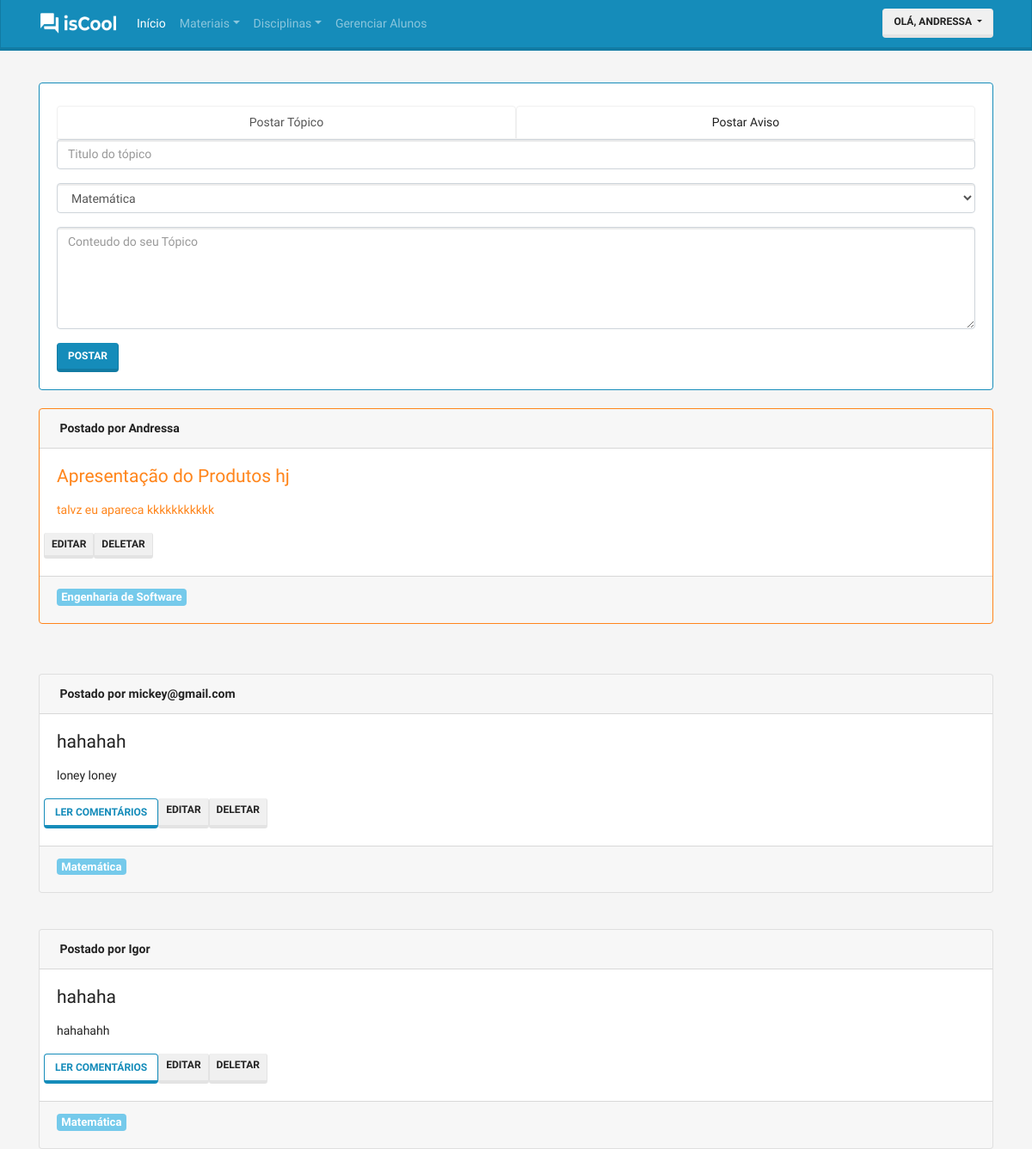
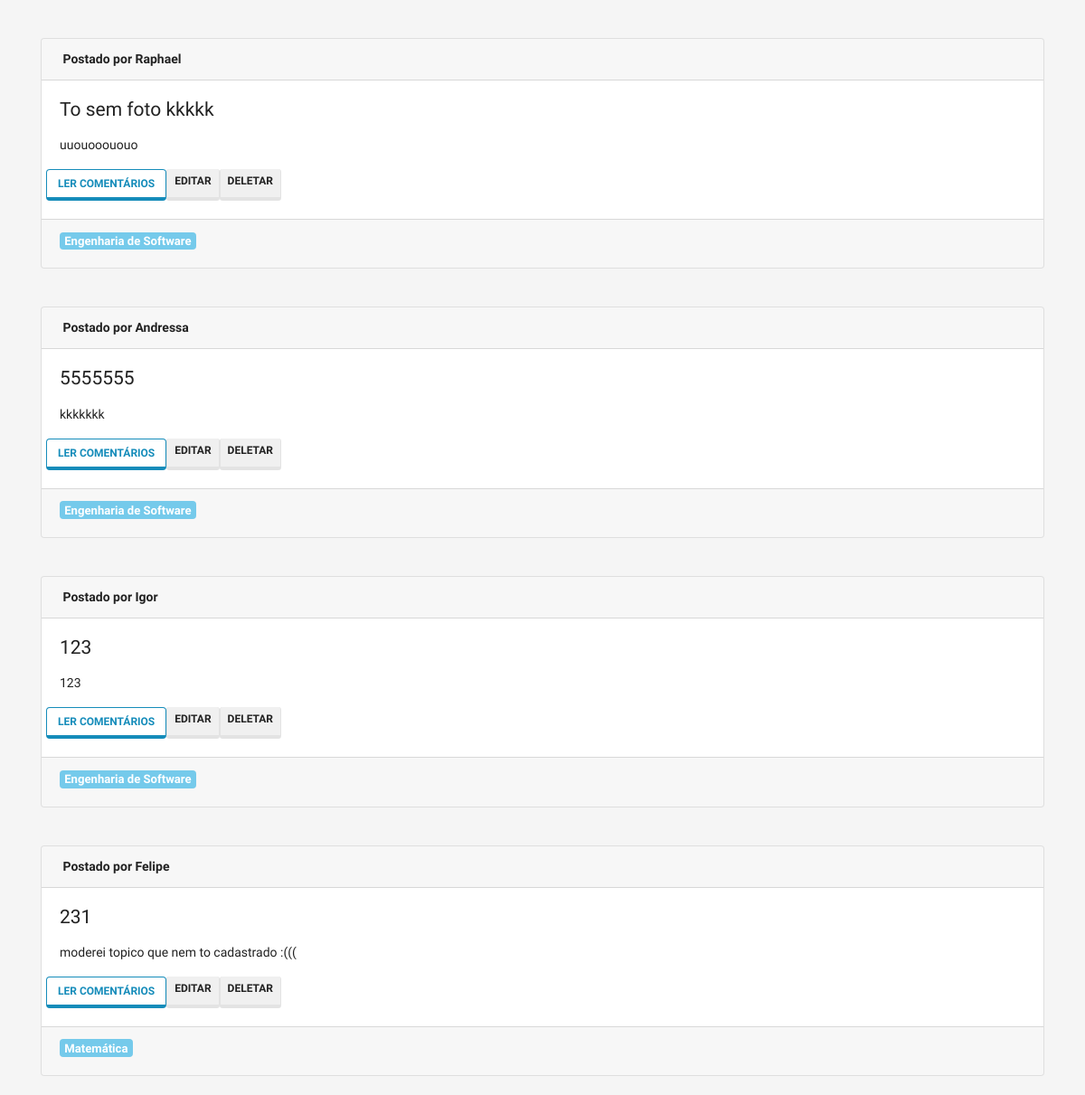
Screenshot of / (signed in) with the database file from the repository (2 pictures, top to bottom).
### accounts/models.py (models this page shows, shortened)
class User(AbstractBaseUser, PermissionsMixin):
    username = models.CharField(
        'Apelido / Usuário', max_length=30, unique=True, validators=[
            validators.RegexValidator(
                re.compile('^[\w.@+-]+$'),
                'Informe um nome de Usuário Válido. '
                'Este valor deve conter apenas letras e números.'
                'e os caracteres: @/./+/-/_.'
                , 'invalid'
            )
        ], help_text='Um nome curto que será usado para identificá-lo de forma única na plataforma'
    )
    name = models.CharField('Nome', max_length=100, blank=True)
    email = models.EmailField('E-mail')
    is_staff = models.BooleanField('Equipe', default=False)
    is_active = models.BooleanField('Ativo', default=True)
    date_joined = models.DateTimeField('Data de Entrada', auto_now_add=True)
    is_student = models.BooleanField('Aluno', default=False)
    is_moderator = models.BooleanField('Moderador', default=False)
    is_teacher = models.BooleanField('Professor', default=False)
    avatar = models.ImageField('Avatar', upload_to='avatars', blank='true', default='avatars/user.png')
    USERNAME_FIELD = 'username'
    REQUIRED_FIELDS = ['email']
    objects = UserManager()
    class Meta:
        verbose_name = 'Usuário'
        verbose_name_plural = 'Usuários'
    def __str__(self):
        return self.name or self.username
    def get_short_name(self):
        return str(self).split(" ")[0]

### post/models.py (models this page shows)
class Topic(models.Model):
    title = models.CharField('Título', max_length=100)
    content = models.TextField('Conteúdo')
    created = models.DateTimeField('Criado em', auto_now_add=True)
    modified = models.DateTimeField('Modificado em', auto_now=True)
    discipline = models.ForeignKey('discipline.Discipline', verbose_name='Disciplina', on_delete=models.PROTECT)
    is_warning = models.BooleanField('Aviso', default=False)
    author = models.ForeignKey('accounts.User', verbose_name='Autor', on_delete=models.PROTECT)
    class Meta:
        verbose_name = 'Tópico'
        verbose_name_plural = 'Tópicos'
        ordering = ['-created']
    def __str__(self):
        return self.title

### discipline/models.py (models this page shows)
class Discipline(models.Model):
    teacher = models.ForeignKey('accounts.User', verbose_name='Professor(a)', on_delete=models.CASCADE)
    name = models.CharField('Nome', max_length=25)
    description = models.TextField('Descição')
    class Meta:
        verbose_name = 'Disciplina'
        verbose_name_plural = 'Disciplinas'
    def __str__(self):
        return self.name

### core/views.py (the view)
# urls.py: path('',views.index, name='index'),
@login_required
def index(request, sucess=False ):
    formReply = ReplyForm()
    formTopic = TopicForm()
    context = {
        'topics': Topic.objects.all(),
        'replies': Reply.objects.all(),
        'disciplines': Discipline.objects.all(),
        'registers': RegisterStudent.objects.all(),
        'formReply': formReply,
        'formTopic': formTopic,
        'sucess': sucess,
    }
    return render(request, 'index.html', context)

### post/forms.py
class ReplyForm(forms.ModelForm):
    class Meta:
        model = Reply
        fields = '__all__'

class TopicForm(forms.ModelForm):
    class Meta:
        model = Topic
        fields = '__all__'

### core/templates/index.html (shortened to what this page needs)
{% extends "base.html" %}
{% load widget_tweaks %}
{% load thumbnail %}
{% block container %}
  <div class="container margin-top">
    <div class="card border-primary">
      <div class="card-body">
        <ul class="nav nav-tabs nav-justified" role="tablist">
          <li class="nav-item">
            <a class="nav-link active" id="home-tab" data-toggle="tab" href="#postar_topico" role="tab" aria-controls="home" aria-selected="true">Postar Tópico</a>
          </li>
          {% if user.is_teacher == True %}
            <li class="nav-item">
              <a class="nav-link" id="profile-tab" data-toggle="tab" href="#postar_aviso" role="tab" aria-controls="profile" aria-selected="false">Postar Aviso</a>
            </li>
          {% endif %}
        </ul>
        <div class="tab-content">
          <div class="tab-pane fade show active" id="postar_topico" role="tabpanel" >
            <form class="" action="{% url 'post:newTopic' %}" method="post">
              {% with WIDGET_ERROR_CLASS='my_error' WIDGET_REQUIRED_CLASS='my_required' %}
              <div class="form-group">
                {% render_field formTopic.title class='form-control' placeholder='Titulo do tópico' %}
              </div>
              <div class="form-group">
                <select id="id_discipline" name="discipline" class="form-control">
                  {% for discipline in disciplines %}
                    {% if discipline.teacher == user  %}
                      <option value="{{discipline.id }}">{{discipline.name}}</option>
                    {% endif %}
                    {% endfor %}
                </select>
              </div>
              <div class="form-group">
                {% render_field formTopic.content class='form-control' rows="5" cols="20" placeholder='Conteudo do seu Tópico' %}
              </div>
              {% endwith %}
              <button type="submit" class="btn btn-primary">Postar</button>
            </form>
          </div>
        </div>
        </div>
      </div>
  </div>
{% for topic in topics  %}
    {% if topic.discipline.teacher == user %}
      {% include "posts.html" %}
    {% endif %}
{% endfor %}
{% endblock %}

### core/templates/base.html (shortened to what this page needs)
<!doctype html>
{% load static %}
<html lang="pt">
<head>
  <link rel="stylesheet" href="{% static 'css/bootstrap.min.css' %} ">
  <link rel="stylesheet" href="{% static 'css/extra.css' %}">
</head>
<body>
  <nav class="navbar navbar-expand-lg navbar-dark bg-primary fixed-top">
    <div class="container d-flex justify-content-between">
    <a class="navbar-brand" href="/">
      <img src="{% static "img/logo_index.png" %}" width="90" height="28" class="d-inline-block align-top" alt="">
    </a>
    <div class="collapse navbar-collapse" id="navbarColor01">
        <ul class="navbar-nav mr-auto">
          <li class="nav-item active">
            <a class="nav-link" href="/">Início <span class="sr-only">(current)</span></a>
          </li>
      {% if user.is_teacher %}
      <li class="nav-item">
        <li class="nav-item dropdown">
            <a class="nav-link dropdown-toggle" data-toggle="dropdown" href="#" role="button" aria-haspopup="true" aria-expanded="false">Materiais</a>
          </li>
          <li class="nav-item dropdown">
            <a class="nav-link dropdown-toggle" data-toggle="dropdown" href="#" role="button" aria-haspopup="true" aria-expanded="false">Disciplinas</a>
          </li>
      {% endif %}
        </li>
        <li class="nav-item">
        {% if user.is_teacher == True %}
          <li class="nav-item">
            <a class="nav-link" href="{% url 'discipline:listStudent' %}">Gerenciar Alunos</a>
          </li>
        {% endif %}
      </ul>
        <div class="nav-item dropdown">
          <button type="button" class="btn btn-secondary dropdown-toggle" data-toggle="dropdown" aria-haspopup="true" aria-expanded="false">
            olá, {{user.get_short_name}}
         </button>
        </div>
      </div>
    </div>
  </nav>
  {% block container %}
  {% endblock %}
</body>
</html>

### core/templates/posts.html (shortened to what this page needs)
{% load widget_tweaks %}
{% load thumbnail %}
<br>
<div class="container">
  <div class="{% if topic.is_warning == True %}card border-warning mb-3{% else %}card{% endif %}">
    <div class="card-header font-weight-bold">
      Postado por {{topic.author.get_short_name}}
    </div>
    <div class="{% if topic.is_warning == True %}card-body text-warning{% else %}card-body{% endif %}">
      <h4 class="card-title">{{topic.title}}</h4>
      <div class="card-text"><p class="lead"> {{ topic.content|linebreaks }} </p></div>
      <div class="row">
        {% if topic.is_warning == False %}
          <button type="button" class="btn btn-outline-primary display-2" data-toggle="modal" data-target="#modal{{topic.id}}">Ler Comentários</button>
        {% endif %}
        {% if topic.author == request.user or user == register.student and register.status == 3  and register.discipline == topic.discipline or topic.discipline.teacher == user %}
        <a class="btn btn-secondary btn-sm" href="{% url 'post:editTopic' topic.id %}" role="button">Editar</a>
        <a class="btn btn-secondary btn-sm" href="{% url 'post:deleteTopic' topic.id %}" role="button">Deletar</a>
        {% endif %}
      </div>
    </div>
    <div class="card-footer ">
      <h5><a href="#" class="badge badge-info">{{ topic.discipline }}</a></h5>
    </div>
  </div>
</div>
<br>

### core/static/css/extra.css (style rules this page uses)
.margin-top { margin-top: 6rem; }
body { background-color: #f5f5f5; }

### rows the page displays
User: get_short_name "ANDRESSA"
Topic: author.get_short_name "Andressa", title "Apresentação do Produtos hj", content "talvz eu apareca kkkkkkkkkkk", shows "EDITAR", discipline "Engenharia de Software"
Topic: author.get_short_name "mickey@gmail.com", title "hahahah", content "loney loney", shows "EDITAR", discipline "Matemática"
Topic: author.get_short_name "Igor", title "hahaha", content "hahahahh", shows "EDITAR", discipline "Matemática"
Topic: author.get_short_name "Raphael", title "To sem foto kkkkk", content "uuouooououo", shows "EDITAR", discipline "Engenharia de Software"
Topic: author.get_short_name "Andressa", title "5555555", content "kkkkkkk", shows "EDITAR", discipline "Engenharia de Software"
Topic: author.get_short_name "Igor", title "123", content "123", shows "EDITAR", discipline "Engenharia de Software"
Topic: author.get_short_name "Felipe", title "231", content "moderei topico que nem to cadastrado :(((", shows "EDITAR", discipline "Matemática"

### other values shown
form field discipline "Matemática"
